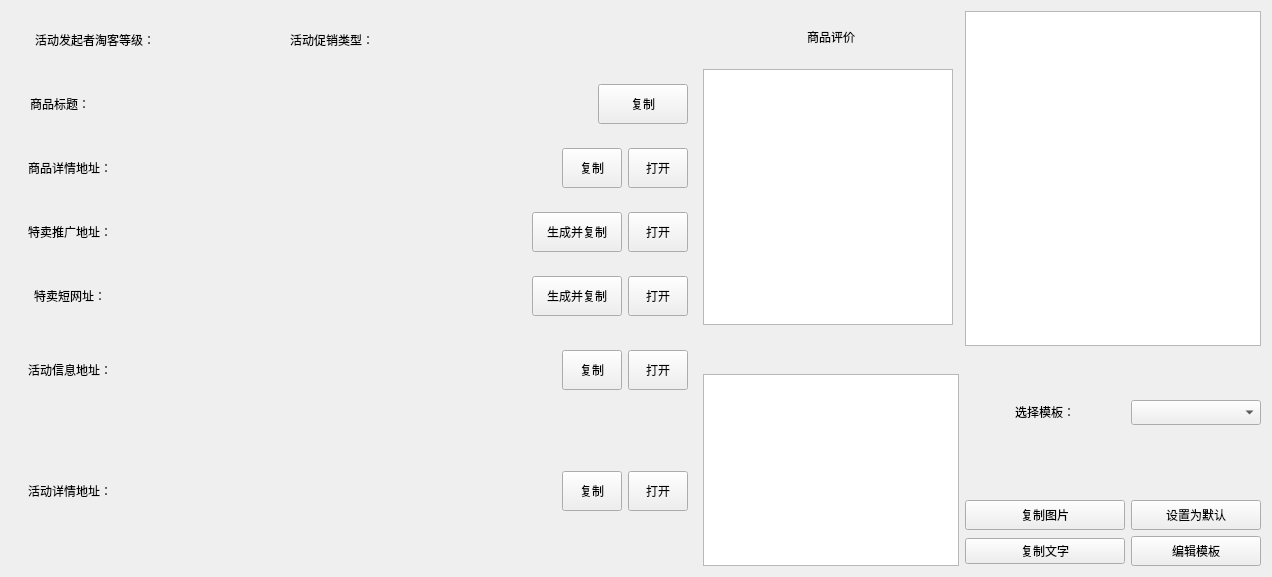
     <widget class="QWidget" name="widget_2" native="true">
      <property name="minimumSize">
       <size>
        <width>0</width>
        <height>300</height>
       </size>
      </property>
      <layout class="QGridLayout" name="gridLayout_9">
       <item row="10" column="0" rowspan="4">
        <widget class="QWidget" name="widget_4" native="true">
         <layout class="QGridLayout" name="gridLayout_8">
          <item row="0" column="0">
           <widget class="QLabel" name="event_detail_s">
            <property name="sizePolicy">
             <sizepolicy hsizetype="Expanding" vsizetype="Expanding">
              <horstretch>0</horstretch>
              <verstretch>0</verstretch>
             </sizepolicy>
            </property>
            <property name="minimumSize">
             <size>
              <width>100</width>
              <height>40</height>
             </size>
            </property>
            <property name="maximumSize">
             <size>
              <width>100</width>
              <height>40</height>
             </size>
            </property>
            <property name="text">
             <string>&lt;html&gt;&lt;head/&gt;&lt;body&gt;&lt;p align=&quot;center&quot;&gt;活动详情地址：&lt;/p&gt;&lt;/body&gt;&lt;/html&gt;</string>
            </property>
           </widget>
          </item>
          <item row="0" column="1">
           <widget class="QLabel" name="event_detail">
            <property name="sizePolicy">
             <sizepolicy hsizetype="Expanding" vsizetype="Expanding">
              <horstretch>0</horstretch>
              <verstretch>0</verstretch>
             </sizepolicy>
            </property>
            <property name="minimumSize">
             <size>
              <width>410</width>
              <height>40</height>
             </size>
            </property>
            <property name="maximumSize">
             <size>
              <width>16777215</width>
              <height>40</height>
             </size>
            </property>
            <property name="styleSheet">
             <string notr="true">color:red;</string>
            </property>
            <property name="text">
             <string>&lt;html&gt;&lt;head/&gt;&lt;body&gt;&lt;p&gt;&lt;br/&gt;&lt;/p&gt;&lt;/body&gt;&lt;/html&gt;</string>
            </property>
           </widget>
          </item>
          <item row="0" column="2">
           <widget class="QPushButton" name="event_detail_copy">
            <property name="sizePolicy">
             <sizepolicy hsizetype="Expanding" vsizetype="Expanding">
              <horstretch>0</horstretch>
              <verstretch>0</verstretch>
             </sizepolicy>
            </property>
            <property name="minimumSize">
             <size>
              <width>60</width>
              <height>40</height>
             </size>
            </property>
            <property name="maximumSize">
             <size>
              <width>60</width>
              <height>40</height>
             </size>
            </property>
            <property name="text">
             <string>复制</string>
            </property>
           </widget>
          </item>
          <item row="0" column="3">
           <widget class="QPushButton" name="event_detail_open">
            <property name="sizePolicy">
             <sizepolicy hsizetype="Expanding" vsizetype="Expanding">
              <horstretch>0</horstretch>
              <verstretch>0</verstretch>
             </sizepolicy>
            </property>
            <property name="minimumSize">
             <size>
              <width>60</width>
              <height>40</height>
             </size>
            </property>
            <property name="maximumSize">
             <size>
              <width>60</width>
              <height>40</height>
             </size>
            </property>
            <property name="text">
             <string>打开</string>
            </property>
           </widget>
          </item>
         </layout>
        </widget>
       </item>
       <item row="4" column="0">
        <widget class="QWidget" name="widget_7" native="true">
         <layout class="QGridLayout" name="gridLayout_4">
          <item row="0" column="4">
           <widget class="QPushButton" name="item_detail_open">
            <property name="sizePolicy">
             <sizepolicy hsizetype="Expanding" vsizetype="Expanding">
              <horstretch>0</horstretch>
              <verstretch>0</verstretch>
             </sizepolicy>
            </property>
            <property name="minimumSize">
             <size>
              <width>60</width>
              <height>40</height>
             </size>
            </property>
            <property name="maximumSize">
             <size>
              <width>60</width>
              <height>40</height>
             </size>
            </property>
            <property name="text">
             <string>打开</string>
            </property>
           </widget>
          </item>
          <item row="0" column="0">
           <widget class="QLabel" name="item_detail_s">
            <property name="sizePolicy">
             <sizepolicy hsizetype="Expanding" vsizetype="Expanding">
              <horstretch>0</horstretch>
              <verstretch>0</verstretch>
             </sizepolicy>
            </property>
            <property name="minimumSize">
             <size>
              <width>100</width>
              <height>40</height>
             </size>
            </property>
            <property name="maximumSize">
             <size>
              <width>100</width>
              <height>40</height>
             </size>
            </property>
            <property name="text">
             <string>&lt;html&gt;&lt;head/&gt;&lt;body&gt;&lt;p align=&quot;center&quot;&gt;商品详情地址：&lt;/p&gt;&lt;/body&gt;&lt;/html&gt;</string>
            </property>
           </widget>
          </item>
          <item row="0" column="1">
           <widget class="QLabel" name="item_detail">
            <property name="sizePolicy">
             <sizepolicy hsizetype="Expanding" vsizetype="Expanding">
              <horstretch>0</horstretch>
              <verstretch>0</verstretch>
             </sizepolicy>
            </property>
            <property name="minimumSize">
             <size>
              <width>410</width>
              <height>40</height>
             </size>
            </property>
            <property name="maximumSize">
             <size>
              <width>16777215</width>
              <height>40</height>
             </size>
            </property>
            <property name="styleSheet">
             <string notr="true">color:red;</string>
            </property>
            <property name="text">
             <string>&lt;html&gt;&lt;head/&gt;&lt;body&gt;&lt;p&gt;&lt;br/&gt;&lt;/p&gt;&lt;/body&gt;&lt;/html&gt;</string>
            </property>
           </widget>
          </item>
          <item row="0" column="3">
           <widget class="QPushButton" name="item_detail_copy">
            <property name="sizePolicy">
             <sizepolicy hsizetype="Expanding" vsizetype="Expanding">
              <horstretch>0</horstretch>
              <verstretch>0</verstretch>
             </sizepolicy>
            </property>
            <property name="minimumSize">
             <size>
              <width>60</width>
              <height>40</height>
             </size>
            </property>
            <property name="maximumSize">
             <size>
              <width>60</width>
              <height>40</height>
             </size>
            </property>
            <property name="text">
             <string>复制</string>
            </property>
           </widget>
          </item>
         </layout>
        </widget>
       </item>
       <item row="6" column="0">
        <widget class="QWidget" name="widget_5" native="true">
         <layout class="QGridLayout" name="gridLayout_6">
          <item row="0" column="0">
           <widget class="QLabel" name="dwz_s">
            <property name="sizePolicy">
             <sizepolicy hsizetype="Expanding" vsizetype="Expanding">
              <horstretch>0</horstretch>
              <verstretch>0</verstretch>
             </sizepolicy>
            </property>
            <property name="minimumSize">
             <size>
              <width>100</width>
              <height>40</height>
             </size>
            </property>
            <property name="maximumSize">
             <size>
              <width>100</width>
              <height>40</height>
             </size>
            </property>
            <property name="text">
             <string>&lt;html&gt;&lt;head/&gt;&lt;body&gt;&lt;p align=&quot;center&quot;&gt;特卖短网址：&lt;/p&gt;&lt;/body&gt;&lt;/html&gt;</string>
            </property>
           </widget>
          </item>
          <item row="0" column="1">
           <widget class="QLabel" name="dwz">
            <property name="sizePolicy">
             <sizepolicy hsizetype="Expanding" vsizetype="Expanding">
              <horstretch>0</horstretch>
              <verstretch>0</verstretch>
             </sizepolicy>
            </property>
            <property name="minimumSize">
             <size>
              <width>380</width>
              <height>40</height>
             </size>
            </property>
            <property name="maximumSize">
             <size>
              <width>16777215</width>
              <height>40</height>
             </size>
            </property>
            <property name="styleSheet">
             <string notr="true">color:red;</string>
            </property>
            <property name="text">
             <string>&lt;html&gt;&lt;head/&gt;&lt;body&gt;&lt;p&gt;&lt;br/&gt;&lt;/p&gt;&lt;/body&gt;&lt;/html&gt;</string>
            </property>
           </widget>
          </item>
          <item row="0" column="2">
           <widget class="QPushButton" name="dwz_copy">
            <property name="sizePolicy">
             <sizepolicy hsizetype="Expanding" vsizetype="Expanding">
              <horstretch>0</horstretch>
              <verstretch>0</verstretch>
             </sizepolicy>
            </property>
            <property name="minimumSize">
             <size>
              <width>90</width>
              <height>40</height>
             </size>
            </property>
            <property name="maximumSize">
             <size>
              <width>90</width>
              <height>40</height>
             </size>
            </property>
            <property name="text">
             <string>生成并复制</string>
            </property>
           </widget>
          </item>
          <item row="0" column="3">
           <widget class="QPushButton" name="dwz_open">
            <property name="sizePolicy">
             <sizepolicy hsizetype="Expanding" vsizetype="Expanding">
              <horstretch>0</horstretch>
              <verstretch>0</verstretch>
             </sizepolicy>
            </property>
            <property name="minimumSize">
             <size>
              <width>60</width>
              <height>40</height>
             </size>
            </property>
            <property name="maximumSize">
             <size>
              <width>60</width>
              <height>40</height>
             </size>
            </property>
            <property name="text">
             <string>打开</string>
            </property>
           </widget>
          </item>
         </layout>
        </widget>
       </item>
       <item row="5" column="0">
        <widget class="QWidget" name="widget_6" native="true">
         <layout class="QGridLayout" name="gridLayout_5">
          <item row="0" column="0">
           <widget class="QLabel" name="item_href_s">
            <property name="sizePolicy">
             <sizepolicy hsizetype="Expanding" vsizetype="Expanding">
              <horstretch>0</horstretch>
              <verstretch>0</verstretch>
             </sizepolicy>
            </property>
            <property name="minimumSize">
             <size>
              <width>100</width>
              <height>40</height>
             </size>
            </property>
            <property name="maximumSize">
             <size>
              <width>100</width>
              <height>40</height>
             </size>
            </property>
            <property name="text">
             <string>&lt;html&gt;&lt;head/&gt;&lt;body&gt;&lt;p align=&quot;center&quot;&gt;特卖推广地址：&lt;/p&gt;&lt;/body&gt;&lt;/html&gt;</string>
            </property>
           </widget>
          </item>
          <item row="0" column="1">
           <widget class="QLabel" name="item_href">
            <property name="sizePolicy">
             <sizepolicy hsizetype="Expanding" vsizetype="Expanding">
              <horstretch>0</horstretch>
              <verstretch>0</verstretch>
             </sizepolicy>
            </property>
            <property name="minimumSize">
             <size>
              <width>380</width>
              <height>40</height>
             </size>
            </property>
            <property name="maximumSize">
             <size>
              <width>16777215</width>
              <height>40</height>
             </size>
            </property>
            <property name="styleSheet">
             <string notr="true">color:red;</string>
            </property>
            <property name="text">
             <string>&lt;html&gt;&lt;head/&gt;&lt;body&gt;&lt;p&gt;&lt;br/&gt;&lt;/p&gt;&lt;/body&gt;&lt;/html&gt;</string>
            </property>
           </widget>
          </item>
          <item row="0" column="3">
           <widget class="QPushButton" name="item_href_open">
            <property name="sizePolicy">
             <sizepolicy hsizetype="Expanding" vsizetype="Expanding">
              <horstretch>0</horstretch>
              <verstretch>0</verstretch>
             </sizepolicy>
            </property>
            <property name="minimumSize">
             <size>
              <width>60</width>
              <height>40</height>
             </size>
            </property>
            <property name="maximumSize">
             <size>
              <width>60</width>
              <height>40</height>
             </size>
            </property>
            <property name="text">
             <string>打开</string>
            </property>
           </widget>
          </item>
          <item row="0" column="2">
           <widget class="QPushButton" name="item_href_copy">
            <property name="sizePolicy">
             <sizepolicy hsizetype="Expanding" vsizetype="Expanding">
              <horstretch>0</horstretch>
              <verstretch>0</verstretch>
             </sizepolicy>
            </property>
            <property name="minimumSize">
             <size>
              <width>90</width>
              <height>40</height>
             </size>
            </property>
            <property name="maximumSize">
             <size>
              <width>90</width>
              <height>40</height>
             </size>
            </property>
            <property name="text">
             <string>生成并复制</string>
            </property>
           </widget>
          </item>
         </layout>
        </widget>
       </item>
       <item row="0" column="0" rowspan="3">
        <widget class="QWidget" name="widget_3" native="true">
         <layout class="QGridLayout" name="gridLayout_2">
          <item row="0" column="0">
           <widget class="QLabel" name="tk_level_s">
            <property name="sizePolicy">
             <sizepolicy hsizetype="Expanding" vsizetype="Expanding">
              <horstretch>0</horstretch>
              <verstretch>0</verstretch>
             </sizepolicy>
            </property>
            <property name="minimumSize">
             <size>
              <width>150</width>
              <height>40</height>
             </size>
            </property>
            <property name="maximumSize">
             <size>
              <width>150</width>
              <height>40</height>
             </size>
            </property>
            <property name="text">
             <string>&lt;html&gt;&lt;head/&gt;&lt;body&gt;&lt;p align=&quot;center&quot;&gt;活动发起者淘客等级：&lt;/p&gt;&lt;/body&gt;&lt;/html&gt;</string>
            </property>
           </widget>
          </item>
          <item row="0" column="1">
           <widget class="QLabel" name="tk_level">
            <property name="sizePolicy">
             <sizepolicy hsizetype="Expanding" vsizetype="Expanding">
              <horstretch>0</horstretch>
              <verstretch>0</verstretch>
             </sizepolicy>
            </property>
            <property name="minimumSize">
             <size>
              <width>100</width>
              <height>40</height>
             </size>
            </property>
            <property name="maximumSize">
             <size>
              <width>100</width>
              <height>40</height>
             </size>
            </property>
            <property name="styleSheet">
             <string notr="true">color:red;</string>
            </property>
            <property name="text">
             <string>&lt;html&gt;&lt;head/&gt;&lt;body&gt;&lt;p align=&quot;center&quot;&gt;&lt;br/&gt;&lt;/p&gt;&lt;/body&gt;&lt;/html&gt;</string>
            </property>
           </widget>
          </item>
          <item row="0" column="2">
           <widget class="QLabel" name="promotion_type_str_s">
            <property name="sizePolicy">
             <sizepolicy hsizetype="Expanding" vsizetype="Expanding">
              <horstretch>0</horstretch>
              <verstretch>0</verstretch>
             </sizepolicy>
            </property>
            <property name="minimumSize">
             <size>
              <width>100</width>
              <height>40</height>
             </size>
            </property>
            <property name="maximumSize">
             <size>
              <width>100</width>
              <height>40</height>
             </size>
            </property>
            <property name="text">
             <string>&lt;html&gt;&lt;head/&gt;&lt;body&gt;&lt;p align=&quot;center&quot;&gt;活动促销类型：&lt;/p&gt;&lt;/body&gt;&lt;/html&gt;</string>
            </property>
           </widget>
          </item>
          <item row="0" column="3">
           <widget class="QLabel" name="promotion_type_str">
            <property name="sizePolicy">
             <sizepolicy hsizetype="Expanding" vsizetype="Expanding">
              <horstretch>0</horstretch>
              <verstretch>0</verstretch>
             </sizepolicy>
            </property>
            <property name="minimumSize">
             <size>
              <width>300</width>
              <height>40</height>
             </size>
            </property>
            <property name="maximumSize">
             <size>
              <width>300</width>
              <height>40</height>
             </size>
            </property>
            <property name="styleSheet">
             <string notr="true">color:red;</string>
            </property>
            <property name="text">
             <string>&lt;html&gt;&lt;head/&gt;&lt;body&gt;&lt;p align=&quot;center&quot;&gt;&lt;br/&gt;&lt;/p&gt;&lt;/body&gt;&lt;/html&gt;</string>
            </property>
           </widget>
          </item>
         </layout>
        </widget>
       </item>
       <item row="3" column="0">
        <widget class="QWidget" name="widget_8" native="true">
         <layout class="QGridLayout" name="gridLayout_3">
          <item row="0" column="0">
           <widget class="QLabel" name="item_title_s">
            <property name="sizePolicy">
             <sizepolicy hsizetype="Expanding" vsizetype="Expanding">
              <horstretch>0</horstretch>
              <verstretch>0</verstretch>
             </sizepolicy>
            </property>
            <property name="minimumSize">
             <size>
              <width>80</width>
              <height>40</height>
             </size>
            </property>
            <property name="maximumSize">
             <size>
              <width>80</width>
              <height>40</height>
             </size>
            </property>
            <property name="text">
             <string>&lt;html&gt;&lt;head/&gt;&lt;body&gt;&lt;p align=&quot;center&quot;&gt;商品标题：&lt;/p&gt;&lt;/body&gt;&lt;/html&gt;</string>
            </property>
           </widget>
          </item>
          <item row="0" column="1">
           <widget class="QLabel" name="item_title">
            <property name="sizePolicy">
             <sizepolicy hsizetype="Expanding" vsizetype="Expanding">
              <horstretch>0</horstretch>
              <verstretch>0</verstretch>
             </sizepolicy>
            </property>
            <property name="minimumSize">
             <size>
              <width>470</width>
              <height>40</height>
             </size>
            </property>
            <property name="maximumSize">
             <size>
              <width>16777215</width>
              <height>40</height>
             </size>
            </property>
            <property name="styleSheet">
             <string notr="true">color:red;</string>
            </property>
            <property name="text">
             <string>&lt;html&gt;&lt;head/&gt;&lt;body&gt;&lt;p&gt;&lt;br/&gt;&lt;/p&gt;&lt;/body&gt;&lt;/html&gt;</string>
            </property>
           </widget>
          </item>
          <item row="0" column="2">
           <widget class="QPushButton" name="item_title_copy">
            <property name="sizePolicy">
             <sizepolicy hsizetype="Expanding" vsizetype="Expanding">
              <horstretch>0</horstretch>
              <verstretch>0</verstretch>
             </sizepolicy>
            </property>
            <property name="minimumSize">
             <size>
              <width>90</width>
              <height>40</height>
             </size>
            </property>
            <property name="maximumSize">
             <size>
              <width>90</width>
              <height>40</height>
             </size>
            </property>
            <property name="text">
             <string>复制</string>
            </property>
           </widget>
          </item>
         </layout>
        </widget>
       </item>
       <item row="7" column="0" rowspan="3">
        <widget class="QWidget" name="widget_9" native="true">
         <layout class="QGridLayout" name="gridLayout_7">
          <item row="0" column="3">
           <widget class="QPushButton" name="event_info_open">
            <property name="sizePolicy">
             <sizepolicy hsizetype="Expanding" vsizetype="Expanding">
              <horstretch>0</horstretch>
              <verstretch>0</verstretch>
             </sizepolicy>
            </property>
            <property name="minimumSize">
             <size>
              <width>60</width>
              <height>40</height>
             </size>
            </property>
            <property name="maximumSize">
             <size>
              <width>60</width>
              <height>40</height>
             </size>
            </property>
            <property name="text">
             <string>打开</string>
            </property>
           </widget>
          </item>
          <item row="0" column="2">
           <widget class="QPushButton" name="event_info_copy">
            <property name="sizePolicy">
             <sizepolicy hsizetype="Expanding" vsizetype="Expanding">
              <horstretch>0</horstretch>
              <verstretch>0</verstretch>
             </sizepolicy>
            </property>
            <property name="minimumSize">
             <size>
              <width>60</width>
              <height>40</height>
             </size>
            </property>
            <property name="maximumSize">
             <size>
              <width>60</width>
              <height>40</height>
             </size>
            </property>
            <property name="text">
             <string>复制</string>
            </property>
           </widget>
          </item>
          <item row="0" column="0">
           <widget class="QLabel" name="event_info_s">
            <property name="sizePolicy">
             <sizepolicy hsizetype="Expanding" vsizetype="Expanding">
              <horstretch>0</horstretch>
              <verstretch>0</verstretch>
             </sizepolicy>
            </property>
            <property name="minimumSize">
             <size>
              <width>100</width>
              <height>40</height>
             </size>
            </property>
            <property name="maximumSize">
             <size>
              <width>100</width>
              <height>40</height>
             </size>
            </property>
            <property name="text">
             <string>&lt;html&gt;&lt;head/&gt;&lt;body&gt;&lt;p align=&quot;center&quot;&gt;活动信息地址：&lt;/p&gt;&lt;/body&gt;&lt;/html&gt;</string>
            </property>
           </widget>
          </item>
          <item row="0" column="1">
           <widget class="QLabel" name="event_info">
            <property name="sizePolicy">
             <sizepolicy hsizetype="Expanding" vsizetype="Expanding">
              <horstretch>0</horstretch>
              <verstretch>0</verstretch>
             </sizepolicy>
            </property>
            <property name="minimumSize">
             <size>
              <width>410</width>
              <height>40</height>
             </size>
            </property>
            <property name="maximumSize">
             <size>
              <width>16777215</width>
              <height>40</height>
             </size>
            </property>
            <property name="styleSheet">
             <string notr="true">color:red;</string>
            </property>
            <property name="text">
             <string>&lt;html&gt;&lt;head/&gt;&lt;body&gt;&lt;p&gt;&lt;br/&gt;&lt;/p&gt;&lt;/body&gt;&lt;/html&gt;</string>
            </property>
           </widget>
          </item>
         </layout>
        </widget>
       </item>
       <item row="0" column="2" rowspan="8" colspan="2">
        <widget class="QTextEdit" name="templete_view"/>
       </item>
       <item row="9" column="1" rowspan="5">
        <widget class="QTextEdit" name="log">
         <property name="minimumSize">
          <size>
           <width>0</width>
           <height>0</height>
          </size>
         </property>
        </widget>
       </item>
       <item row="9" column="2" rowspan="2">
        <widget class="QLabel" name="templet_s">
         <property name="sizePolicy">
          <sizepolicy hsizetype="Expanding" vsizetype="Expanding">
           <horstretch>0</horstretch>
           <verstretch>0</verstretch>
          </sizepolicy>
         </property>
         <property name="minimumSize">
          <size>
           <width>80</width>
           <height>25</height>
          </size>
         </property>
         <property name="maximumSize">
          <size>
           <width>16777215</width>
           <height>25</height>
          </size>
         </property>
         <property name="text">
          <string>&lt;html&gt;&lt;head/&gt;&lt;body&gt;&lt;p align=&quot;center&quot;&gt;选择模板：&lt;/p&gt;&lt;/body&gt;&lt;/html&gt;</string>
         </property>
        </widget>
       </item>
       <item row="9" column="3" rowspan="2">
        <widget class="QComboBox" name="templet_combo_box">
         <property name="sizePolicy">
          <sizepolicy hsizetype="Expanding" vsizetype="Expanding">
           <horstretch>0</horstretch>
           <verstretch>0</verstretch>
          </sizepolicy>
         </property>
         <property name="minimumSize">
          <size>
           <width>0</width>
           <height>25</height>
          </size>
         </property>
         <property name="maximumSize">
          <size>
           <width>16777215</width>
           <height>25</height>
          </size>
         </property>
        </widget>
       </item>
       <item row="1" column="1" rowspan="6">
        <widget class="QTextEdit" name="item_review">
         <property name="minimumSize">
          <size>
           <width>130</width>
           <height>0</height>
          </size>
         </property>
         <property name="maximumSize">
          <size>
           <width>250</width>
           <height>16777215</height>
          </size>
         </property>
         <property name="styleSheet">
          <string notr="true">color:red;</string>
         </property>
        </widget>
       </item>
       <item row="13" column="3">
        <widget class="QPushButton" name="templet_edit">
         <property name="sizePolicy">
          <sizepolicy hsizetype="Expanding" vsizetype="Expanding">
           <horstretch>0</horstretch>
           <verstretch>0</verstretch>
          </sizepolicy>
         </property>
         <property name="minimumSize">
          <size>
           <width>130</width>
           <height>30</height>
          </size>
         </property>
         <property name="maximumSize">
          <size>
           <width>16777215</width>
           <height>30</height>
          </size>
         </property>
         <property name="text">
          <string>编辑模板</string>
         </property>
        </widget>
       </item>
       <item row="0" column="1">
        <widget class="QLabel" name="item_review_s">
         <property name="sizePolicy">
          <sizepolicy hsizetype="Expanding" vsizetype="Expanding">
           <horstretch>0</horstretch>
           <verstretch>0</verstretch>
          </sizepolicy>
         </property>
         <property name="minimumSize">
          <size>
           <width>0</width>
           <height>0</height>
          </size>
         </property>
         <property name="maximumSize">
          <size>
           <width>16777215</width>
           <height>16777215</height>
          </size>
         </property>
         <property name="text">
          <string>&lt;html&gt;&lt;head/&gt;&lt;body&gt;&lt;p align=&quot;center&quot;&gt;商品评价&lt;/p&gt;&lt;/body&gt;&lt;/html&gt;</string>
         </property>
        </widget>
       </item>
       <item row="12" column="3">
        <widget class="QPushButton" name="default_templet">
         <property name="sizePolicy">
          <sizepolicy hsizetype="Expanding" vsizetype="Expanding">
           <horstretch>0</horstretch>
           <verstretch>0</verstretch>
          </sizepolicy>
         </property>
         <property name="minimumSize">
          <size>
           <width>130</width>
           <height>30</height>
          </size>
         </property>
         <property name="maximumSize">
          <size>
           <width>16777215</width>
           <height>30</height>
          </size>
         </property>
         <property name="text">
          <string>设置为默认</string>
         </property>
        </widget>
       </item>
       <item row="13" column="2">
        <widget class="QPushButton" name="copy_char">
         <property name="text">
          <string>复制文字</string>
         </property>
        </widget>
       </item>
       <item row="12" column="2">
        <widget class="QPushButton" name="copy">
         <property name="sizePolicy">
          <sizepolicy hsizetype="Expanding" vsizetype="Expanding">
           <horstretch>0</horstretch>
           <verstretch>0</verstretch>
          </sizepolicy>
         </property>
         <property name="minimumSize">
          <size>
           <width>160</width>
           <height>30</height>
          </size>
         </property>
         <property name="maximumSize">
          <size>
           <width>16777215</width>
           <height>30</height>
          </size>
         </property>
         <property name="text">
          <string>复制图片</string>
         </property>
        </widget>
       </item>
      </layout>
     </widget>
